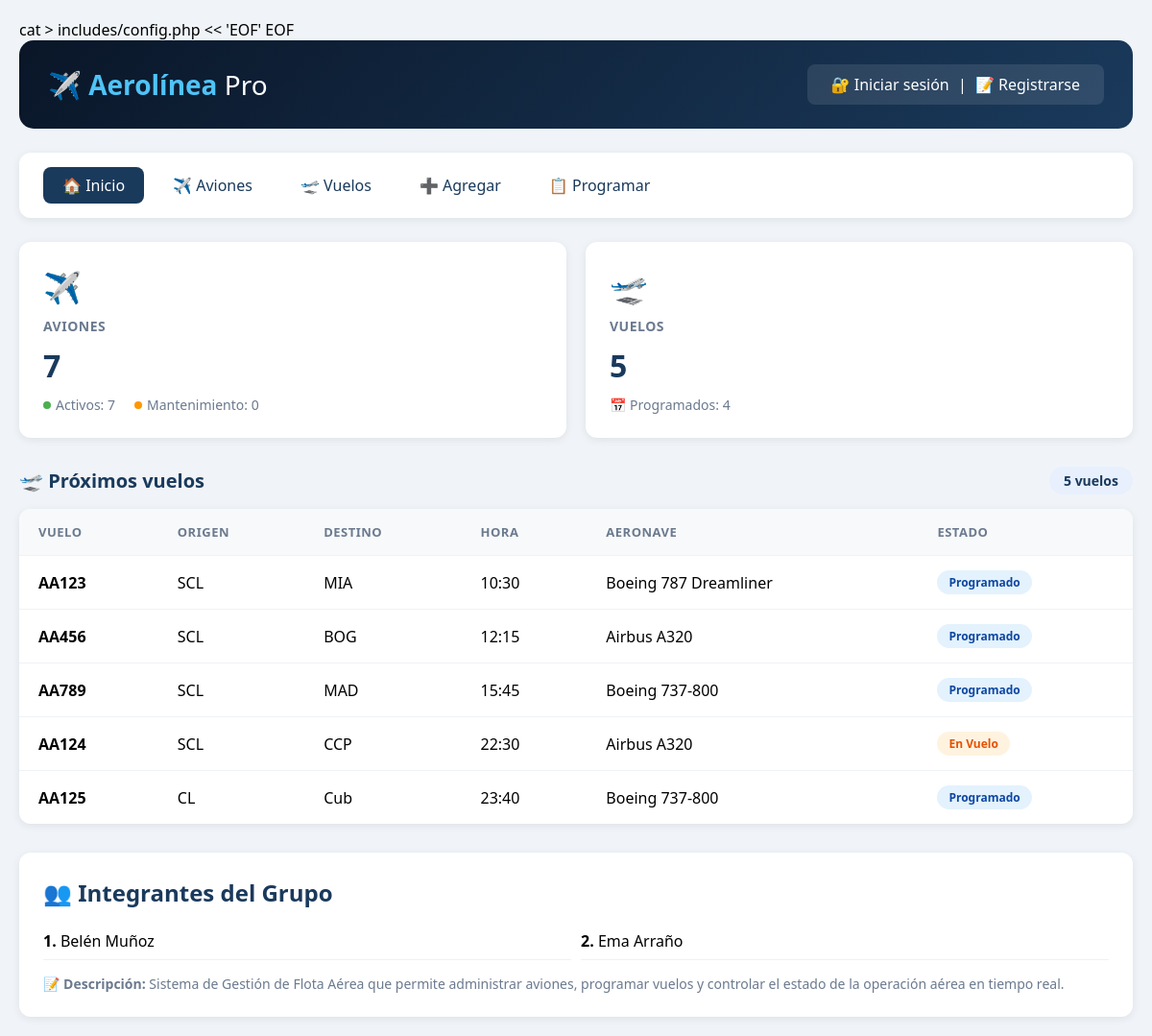
Before: / with the older database file.
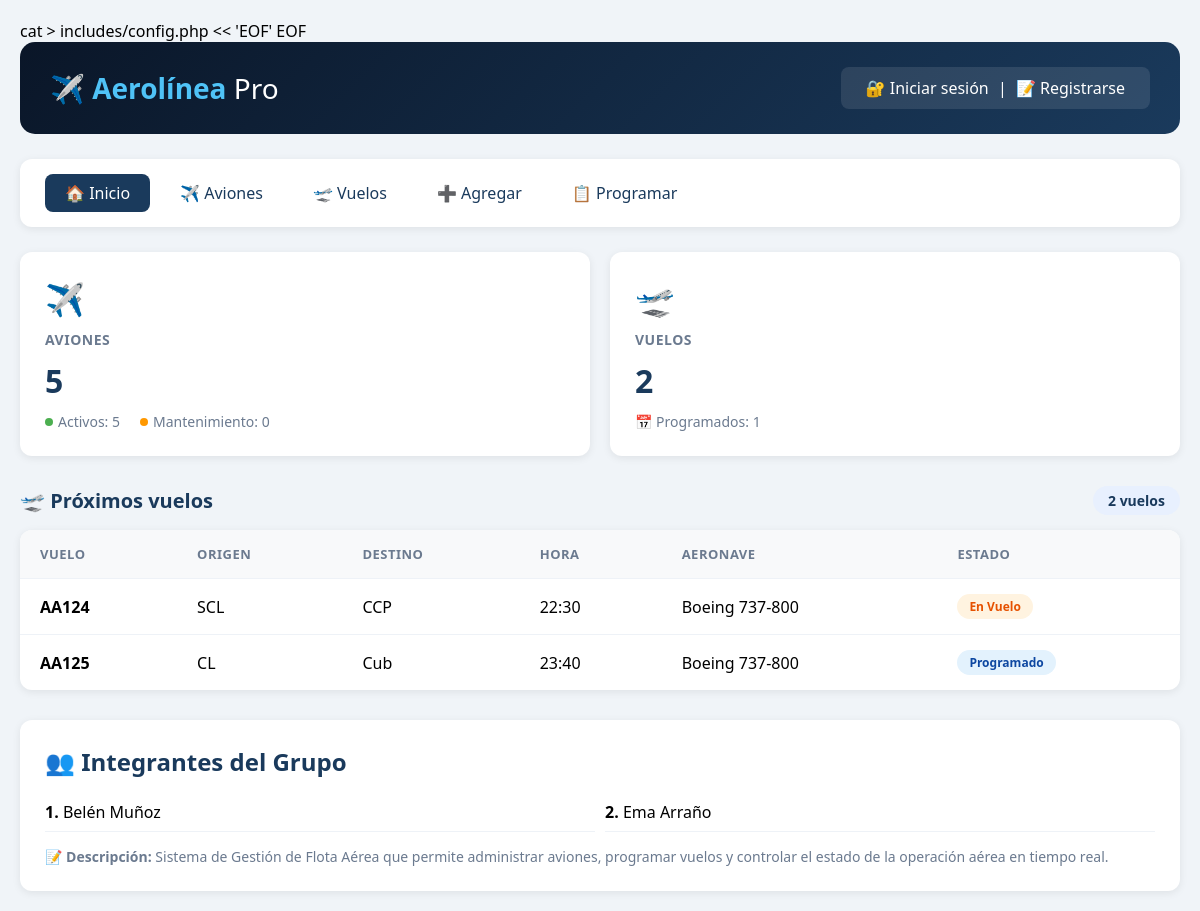
After: the same page with the newer database file.
### tables this page shows
CREATE TABLE vuelos (
    id INTEGER PRIMARY KEY AUTOINCREMENT,
    numero_vuelo TEXT UNIQUE NOT NULL,
    avion_id INTEGER NOT NULL,
    origen TEXT NOT NULL,
    destino TEXT NOT NULL,
    hora_salida DATETIME NOT NULL,
    hora_llegada DATETIME NOT NULL,
    estado TEXT DEFAULT 'Programado',
    FOREIGN KEY (avion_id) REFERENCES aviones(id) ON DELETE CASCADE
);

CREATE TABLE aviones (
    id INTEGER PRIMARY KEY AUTOINCREMENT,
    matricula TEXT UNIQUE NOT NULL,
    modelo TEXT NOT NULL,
    fabricante TEXT NOT NULL,
    capacidad INTEGER NOT NULL,
    año_fabricacion INTEGER,
    estado TEXT DEFAULT 'Activo',
    fecha_registro TIMESTAMP DEFAULT CURRENT_TIMESTAMP
);

### includes/db.php (called while the page is built, shortened)
<?php
class Database {
    private static $instance = null;
    private $db;
    private function __construct() {
        $this->dbPath = __DIR__ . '/../database.db';
        try {
            $this->db = new PDO('sqlite:' . $this->dbPath);
            $this->db->setAttribute(PDO::ATTR_ERRMODE, PDO::ERRMODE_EXCEPTION);
            $this->db->setAttribute(PDO::ATTR_DEFAULT_FETCH_MODE, PDO::FETCH_ASSOC);
        } catch (PDOException $e) {
            die("❌ Error de conexión: " . $e->getMessage());
        }
    }
    public static function getInstance() {
        if (self::$instance == null) {
            self::$instance = new Database();
        }
        return self::$instance;
    }
    public function getConnection() {
        return $this->db;
    }
}
?>

### includes/crud.php (called while the page is built, shortened)
<?php
require_once __DIR__ . '/db.php';
class CRUD {
    private $db;
    public function __construct() {
        $this->db = Database::getInstance()->getConnection();
    }
    public function readAllAviones() {
        try {
            $sql = "SELECT * FROM aviones ORDER BY id DESC";
            $stmt = $this->db->query($sql);
            return $stmt->fetchAll();
        } catch (PDOException $e) {
            return [];
        }
    }
    public function readAllVuelos() {
        try {
            $sql = "SELECT v.*, a.modelo as avion_modelo, a.matricula as avion_matricula
                    FROM vuelos v
                    LEFT JOIN aviones a ON v.avion_id = a.id
                    ORDER BY v.hora_salida ASC";
            $stmt = $this->db->query($sql);
            return $stmt->fetchAll();
        } catch (PDOException $e) {
            return [];
        }
    }
    public function getEstadisticas() {
        try {
            $stats = [];
            $stmt = $this->db->query("SELECT COUNT(*) as total FROM aviones");
            $stats['total_aviones'] = $stmt->fetch()['total'];
            $stmt = $this->db->query("SELECT COUNT(*) as total FROM aviones WHERE estado = 'Activo'");
            $stats['aviones_activos'] = $stmt->fetch()['total'];
            $stmt = $this->db->query("SELECT COUNT(*) as total FROM aviones WHERE estado = 'Mantenimiento'");
            $stats['aviones_mantenimiento'] = $stmt->fetch()['total'];
            $stmt = $this->db->query("SELECT COUNT(*) as total FROM vuelos");
            $stats['total_vuelos'] = $stmt->fetch()['total'];
            $stmt = $this->db->query("SELECT COUNT(*) as total FROM vuelos WHERE estado = 'Programado'");
            $stats['vuelos_programados'] = $stmt->fetch()['total'];
            $stmt = $this->db->query("SELECT COUNT(*) as total FROM pilotos");
            $stats['total_pilotos'] = $stmt->fetch()['total'];
            return $stats;
        } catch (PDOException $e) {
            return [];
        }
    }
}
?>

### index.php (the view, shortened to what this page needs)
<?php
require_once 'includes/config.php';
require_once 'includes/crud.php';
$crud = new CRUD();
$stats = $crud->getEstadisticas();
$aviones = $crud->readAllAviones();
$vuelos = $crud->readAllVuelos();
?>
<!DOCTYPE html>
<html lang="es">
<head>
</head>
<body>
    <div class="container">
        <div class="header">
            <h1>✈️ <span>Aerolínea</span> Pro</h1>
            <div class="user-info">
                <?php if (usuario_logueado()): ?>
                    👤 <?= htmlspecialchars($_SESSION['usuario_nombre'] ?? 'Usuario') ?>
                    <?php if (isset($_SESSION['usuario_rol']) && $_SESSION['usuario_rol'] == 'admin'): ?>
                        <span style="color:#4fc3f7;font-size:12px;">(Admin)</span>
                    <?php endif; ?>
                    <a href="bitacora.php" style="color:#4fc3f7;">📋 Bitácora</a>
                    <a href="logout.php" class="logout-link">🚪 Cerrar sesión</a>
                <?php else: ?>
                    <a href="login.php">🔐 Iniciar sesión</a>
                    |
                    <a href="register.php">📝 Registrarse</a>
                <?php endif; ?>
            </div>
        </div>
        <div class="navbar">
            <a href="index.php" class="active">🏠 Inicio</a>
            <a href="aviones_list.php">✈️ Aviones</a>
            <a href="vuelos_list.php">🛫 Vuelos</a>
            <a href="aviones_create.php">➕ Agregar</a>
            <a href="vuelos_create.php">📋 Programar</a>
        </div>
        <div class="stats-grid">
            <div class="stat-card">
                <div class="icon">✈️</div>
                <h3>Aviones</h3>
                <div class="number"><?= count($aviones) ?></div>
                <div class="sub-stats">
                    <span><span class="dot dot-green"></span> Activos: <?= $stats['aviones_activos'] ?? 0 ?></span>
                    <span><span class="dot dot-orange"></span> Mantenimiento: <?= $stats['aviones_mantenimiento'] ?? 0 ?></span>
                </div>
            </div>
            <div class="stat-card">
                <div class="icon">🛫</div>
                <h3>Vuelos</h3>
                <div class="number"><?= count($vuelos) ?></div>
                <div class="sub-stats">
                    <span>📅 Programados: <?= $stats['vuelos_programados'] ?? 0 ?></span>
                </div>
            </div>
        </div>
        <div class="section-title">
            <span>🛫 Próximos vuelos</span>
            <span class="badge"><?= count($vuelos) ?> vuelos</span>
        </div>
        <div class="table-wrapper">
            <table>
                <thead>
                    <tr>
                        <th>Vuelo</th>
                        <th>Origen</th>
                        <th>Destino</th>
                        <th>Hora</th>
                        <th>Aeronave</th>
                        <th>Estado</th>
                    </tr>
                </thead>
                <tbody>
                    <?php if (count($vuelos) > 0): ?>
                        <?php foreach ($vuelos as $vuelo): ?>
                            <tr>
                                <td><strong><?= htmlspecialchars($vuelo['numero_vuelo']) ?></strong></td>
                                <td><?= htmlspecialchars($vuelo['origen']) ?></td>
                                <td><?= htmlspecialchars($vuelo['destino']) ?></td>
                                <td><?= date('H:i', strtotime($vuelo['hora_salida'])) ?></td>
                                <td><?= htmlspecialchars($vuelo['avion_modelo'] ?? 'N/A') ?></td>
                                <td>
                                    <?php
                                    $estado = $vuelo['estado'];
                                    $clase = 'status-ontime';
                                    if ($estado == 'Programado') $clase = 'status-preparing';
                                    if ($estado == 'En Vuelo') $clase = 'status-boarding';
                                    ?>
                                    <span class="status-badge <?= $clase ?>"><?= $estado ?></span>
                                </td>
                            </tr>
                        <?php endforeach; ?>
                    <?php endif; ?>
                </tbody>
            </table>
        </div>
        <div class="integrantes-section">
            <h2>👥 Integrantes del Grupo</h2>
            <ul>
                <li><strong>1.</strong> Belén Muñoz</li>
                <li><strong>2.</strong> Ema Arraño</li>
            </ul>
            <p style="margin-top:15px;color:#6b7a8f;font-size:14px;">
                <strong>📝 Descripción:</strong> Sistema de Gestión de Flota Aérea que permite administrar aviones,
                programar vuelos y controlar el estado de la operación aérea en tiempo real.
            </p>
        </div>
    </div>
</body>
</html>

### includes/config.php (shortened to what this page needs)
<?php
require_once __DIR__ . '/db.php';
function usuario_logueado() {
    return isset($_SESSION['usuario_id']);
}
?>
EOF

### index.php (style rules this page uses)
* { margin: 0; padding: 0; box-sizing: border-box; }
body { font-family: 'Segoe UI', Tahoma, Geneva, Verdana, sans-serif; background: #f0f4f8; padding: 20px; }
.container { max-width: 1400px; margin: 0 auto; }
.header { background: linear-gradient(135deg, #0a1628, #1a3a5c); color: white; padding: 25px 30px; border-radius: 15px; margin-bottom: 25px; display: flex; justify-content: space-between; align-items: center; }
.header h1 { font-size: 28px; font-weight: 300; }
.header h1 span { font-weight: 700; color: #4fc3f7; }
.header .user-info { background: rgba(255,255,255,0.1); padding: 10px 20px; border-radius: 8px; }
.header .user-info a { color: white; text-decoration: none; margin: 0 5px; }
.navbar { background: white; padding: 15px 25px; border-radius: 12px; margin-bottom: 25px; box-shadow: 0 2px 8px rgba(0,0,0,0.08); display: flex; gap: 10px; flex-wrap: wrap; }
.navbar a { color: #1a3a5c; text-decoration: none; padding: 8px 20px; border-radius: 8px; font-weight: 500; transition: all 0.3s; }
.navbar a:hover, .navbar a.active { background: #1a3a5c; color: white; }
.stats-grid { display: grid; grid-template-columns: repeat(auto-fit, minmax(280px, 1fr)); gap: 20px; margin-bottom: 30px; }
.stat-card { background: white; padding: 25px; border-radius: 12px; box-shadow: 0 2px 8px rgba(0,0,0,0.08); transition: transform 0.2s; }
.stat-card .icon { font-size: 32px; margin-bottom: 10px; }
.stat-card h3 { color: #6b7a8f; font-size: 14px; font-weight: 600; text-transform: uppercase; letter-spacing: 0.5px; margin-bottom: 10px; }
.stat-card .number { font-size: 32px; font-weight: 700; color: #1a3a5c; }
.stat-card .sub-stats { display: flex; gap: 20px; margin-top: 10px; font-size: 14px; color: #6b7a8f; }
.stat-card .sub-stats span { display: flex; align-items: center; gap: 5px; }
.stat-card .sub-stats .dot { width: 8px; height: 8px; border-radius: 50%; display: inline-block; }
.dot-green { background: #4caf50; }
.dot-orange { background: #ff9800; }
.section-title { font-size: 20px; font-weight: 700; color: #1a3a5c; margin-bottom: 15px; display: flex; justify-content: space-between; align-items: center; }
.section-title .badge { background: #e8f0fe; color: #1a3a5c; padding: 5px 15px; border-radius: 20px; font-size: 14px; }
.table-wrapper { background: white; border-radius: 12px; overflow: hidden; box-shadow: 0 2px 8px rgba(0,0,0,0.08); margin-bottom: 30px; }
table { width: 100%; border-collapse: collapse; }
thead { background: #f8f9fa; }
th { padding: 15px 20px; text-align: left; font-weight: 600; color: #6b7a8f; font-size: 13px; text-transform: uppercase; letter-spacing: 0.5px; }
td { padding: 15px 20px; border-top: 1px solid #eef2f7; }
.status-badge { padding: 4px 12px; border-radius: 20px; font-size: 12px; font-weight: 600; display: inline-block; }
.status-boarding { background: #fff3e0; color: #e65100; }
.status-preparing { background: #e3f2fd; color: #0d47a1; }
.integrantes-section { background: white; padding: 25px; border-radius: 12px; box-shadow: 0 2px 8px rgba(0,0,0,0.08); margin-top: 30px; }
.integrantes-section h2 { color: #1a3a5c; margin-bottom: 15px; }
.integrantes-section ul { list-style: none; display: grid; grid-template-columns: repeat(auto-fit, minmax(200px, 1fr)); gap: 10px; }
.integrantes-section li { padding: 8px 0; border-bottom: 1px solid #eef2f7; }

Changed rows visible on the page:
removed vuelos: numero_vuelo "AA123", origen "SCL", destino "MIA", hora_salida "10:30", avion.modelo "Boeing 787 Dreamliner", estado "Programado"
removed vuelos: numero_vuelo "AA456", origen "SCL", destino "BOG", hora_salida "12:15", avion.modelo "Airbus A320", estado "Programado"
removed vuelos: numero_vuelo "AA789", origen "SCL", destino "MAD", hora_salida "15:45", avion.modelo "Boeing 737-800", estado "Programado"
changed vuelos "AA124": avion.modelo "Airbus A320" → "Boeing 737-800"
shown differently, row unchanged: vuelos "AA125": id "7" → (not shown)
Other visible differences:
count($aviones): "7" → "5"
$stats['aviones_activos']: (not shown) → "5"
count($vuelos): "5" → "2"
$stats['vuelos_programados']: "4" → "1"
